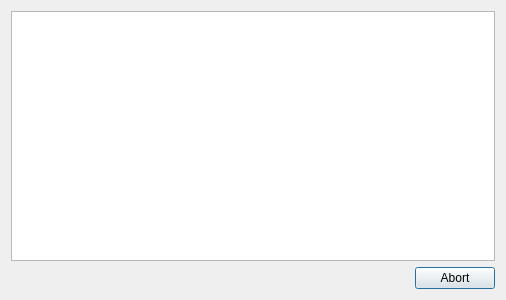
<?xml version="1.0" encoding="UTF-8"?>
<ui version="4.0">
 <class>AlignerView</class>
 <widget class="QDialog" name="AlignerView">
  <property name="windowModality">
   <enum>Qt::WindowModal</enum>
  </property>
  <property name="geometry">
   <rect>
    <x>0</x>
    <y>0</y>
    <width>506</width>
    <height>300</height>
   </rect>
  </property>
  <property name="windowTitle">
   <string>Automatic aligner</string>
  </property>
  <property name="modal">
   <bool>true</bool>
  </property>
  <layout class="QVBoxLayout" name="verticalLayout">
   <item>
    <widget class="QPlainTextEdit" name="textView">
     <property name="readOnly">
      <bool>true</bool>
     </property>
    </widget>
   </item>
   <item>
    <widget class="QDialogButtonBox" name="buttonBox">
     <property name="orientation">
      <enum>Qt::Horizontal</enum>
     </property>
     <property name="standardButtons">
      <set>QDialogButtonBox::Abort</set>
     </property>
    </widget>
   </item>
  </layout>
 </widget>
 <resources/>
 <connections/>
</ui>
